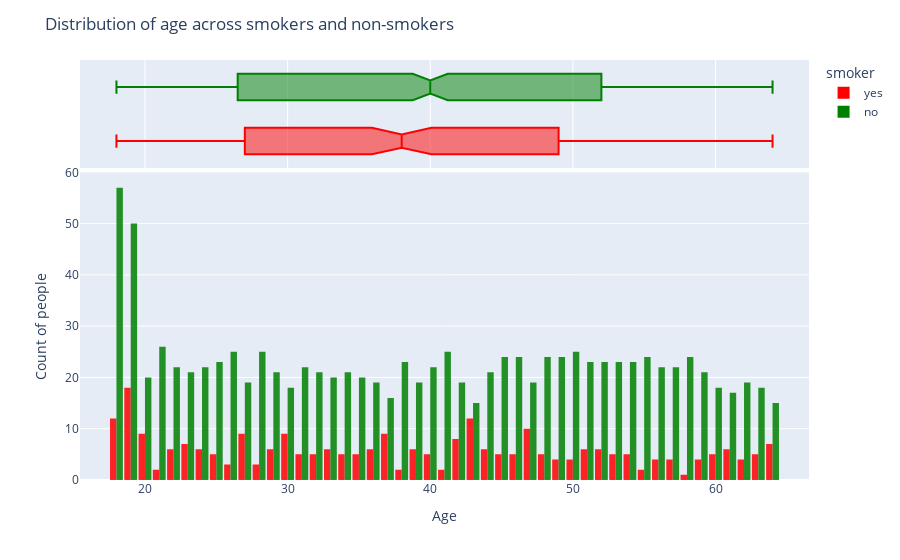

Write notebook code for a chart like this one.
### Code cell
colors = {
    'yes': 'red',
    'no': 'green'
}
fig = px.histogram(medical_df,
                   x = 'age',
                   marginal = 'box', color = medical_df['smoker'], color_discrete_map = colors,
                   nbins= 47, barmode='group', opacity = 0.85) # every age has two bars associated to it split by smoker and non-smoker
fig.update_layout(
    bargap = 0.1,
    title = 'Distribution of age across smokers and non-smokers',
    xaxis_title = 'Age',
    yaxis_title = 'Count of people')
fig.show()

### Figure 1 — Plotly figure (JSON) as saved in the notebook; plotly's stock layout.template omitted (floating-point values rounded to 4 significant figures; data arrays with more than 128 entries replaced by an {"elided": "..."} marker saying what was removed)
{"data": [{"alignmentgroup": "True", "bingroup": "x", "hovertemplate": "smoker=yes<br>age=%{x}<br>count=%{y}<extra></extra>", "legendgroup": "yes", "marker": {"color": "red", "opacity": 0.85, "pattern": {"shape": ""}}, "name": "yes", "nbinsx": 47, "offsetgroup": "yes", "orientation": "v", "showlegend": true, "type": "histogram", "x": {"elided": "274 int values"}, "xaxis": "x", "yaxis": "y"}, {"alignmentgroup": "True", "hovertemplate": "smoker=yes<br>age=%{x}<extra></extra>", "legendgroup": "yes", "marker": {"color": "red"}, "name": "yes", "notched": true, "offsetgroup": "yes", "showlegend": false, "type": "box", "x": {"elided": "274 int values"}, "xaxis": "x2", "yaxis": "y2"}, {"alignmentgroup": "True", "bingroup": "x", "hovertemplate": "smoker=no<br>age=%{x}<br>count=%{y}<extra></extra>", "legendgroup": "no", "marker": {"color": "green", "opacity": 0.85, "pattern": {"shape": ""}}, "name": "no", "nbinsx": 47, "offsetgroup": "no", "orientation": "v", "showlegend": true, "type": "histogram", "x": {"elided": "1064 int values"}, "xaxis": "x", "yaxis": "y"}, {"alignmentgroup": "True", "hovertemplate": "smoker=no<br>age=%{x}<extra></extra>", "legendgroup": "no", "marker": {"color": "green"}, "name": "no", "notched": true, "offsetgroup": "no", "showlegend": false, "type": "box", "x": {"elided": "1064 int values"}, "xaxis": "x2", "yaxis": "y2"}], "layout": {"bargap": 0.1, "barmode": "group", "legend": {"title": {"text": "smoker"}, "tracegroupgap": 0}, "margin": {"t": 60}, "title": {"text": "Distribution of age across smokers and non-smokers"}, "xaxis": {"anchor": "y", "domain": [0, 1], "title": {"text": "Age"}}, "xaxis2": {"anchor": "y2", "domain": [0, 1], "matches": "x", "showgrid": true, "showticklabels": false}, "yaxis": {"anchor": "x", "domain": [0, 0.7326], "title": {"text": "Count of people"}}, "yaxis2": {"anchor": "x2", "domain": [0.7426, 1], "matches": "y2", "showgrid": false, "showline": false, "showticklabels": false, "ticks": ""}}}
